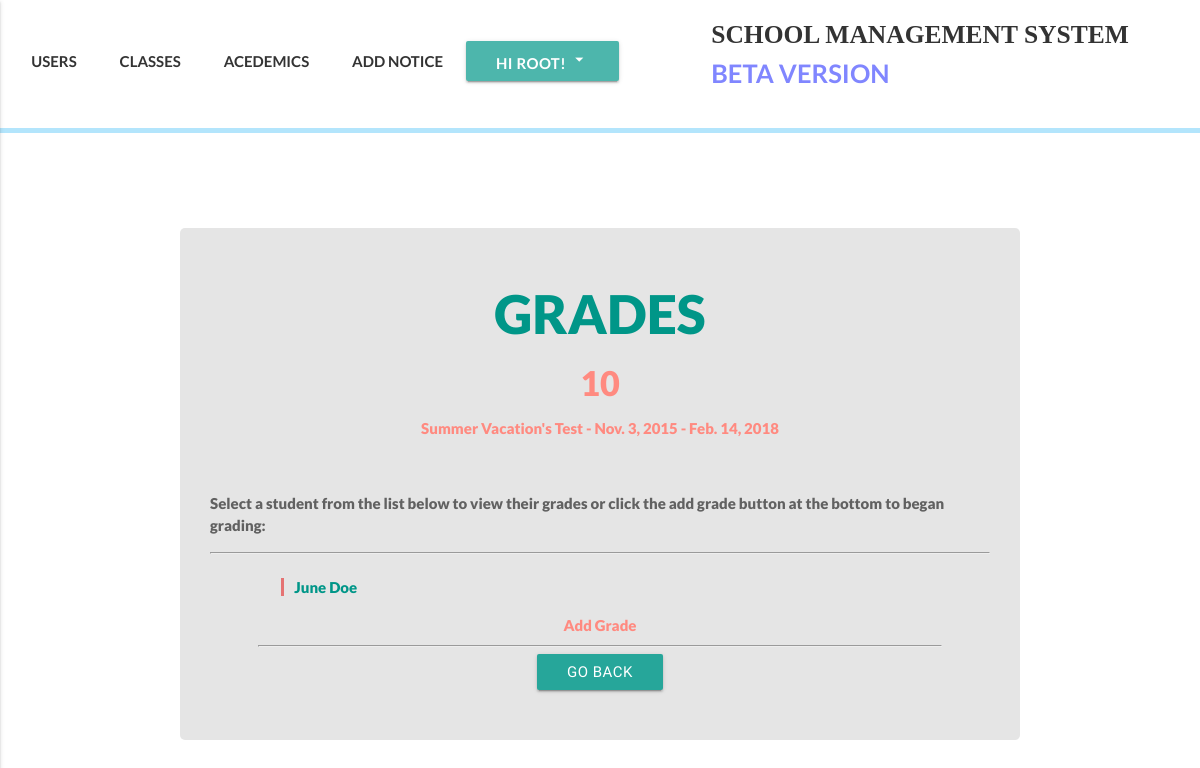
Page /academics/grades/1/semester/1 (signed in) on the earlier database version.
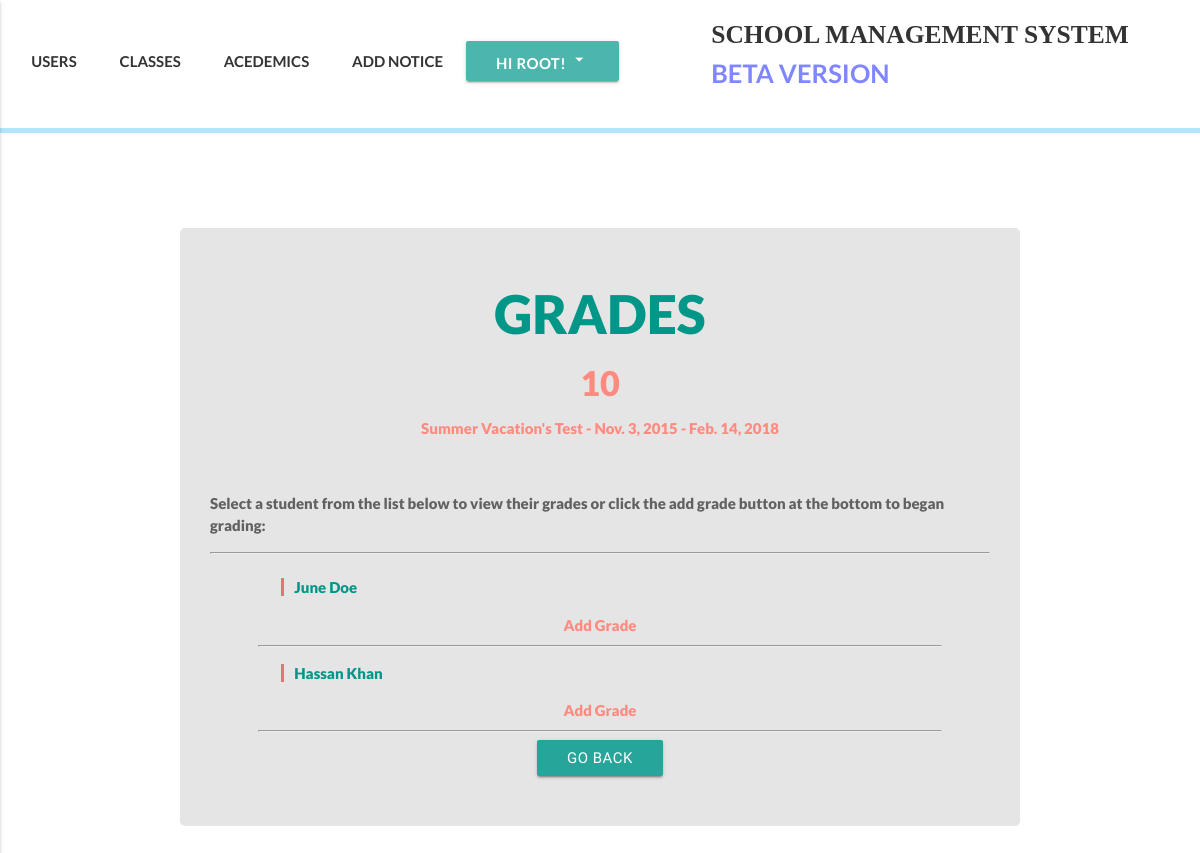
Same page on the later database version.
### accounts/models.py (models this page shows, shortened)
class User(AbstractBaseUser):
    email = models.EmailField(
        verbose_name='email address',
        max_length=255,
        unique=True,
    )
    date_of_birth = models.DateField(null=True)
    is_active = models.BooleanField(default=True)
    is_admin = models.BooleanField(default=False)
    is_teacher = models.BooleanField(default=False)
    is_student = models.BooleanField(default=False)
    bio = models.TextField(blank=True, help_text='write something about yourself...')
    phone_regex = RegexValidator(regex=r'^\+?1?\d{9,15}$', message="Phone number must be entered in the format: '+999999999'. Up to 15 digits allowed.")
    phone_number = models.CharField(validators=[phone_regex], max_length=17, blank=True, help_text="Phone number must be entered in the format: '+999999999'. Up to 15 digits allowed.") # validators should be a list
    first_name = models.CharField(max_length=225)
    last_name = models.CharField(max_length=225)
    address = models.CharField(max_length=225, blank=True)
    part_of = models.ForeignKey(Klasses, null=True, blank=True, related_name="partof", on_delete=models.SET_NULL)
    image = models.ImageField(upload_to="profile_pictures", blank=True)
    objects = MyUserManager()
    USERNAME_FIELD = 'email'
    REQUIRED_FIELDS = ['first_name', 'last_name', 'phone_number']
    def get_absolute_url(self):
        return reverse('user_detail', kwargs={'id':self.id})

### academics/views.py (the view)
# urls.py: url(r'^grades/(?P<semester_id>(\d+))/semester/(?P<klass_id>(\d+))$', grade_student_list_view, name='grade-klass-student-list'),
def grade_student_list_view(request, semester_id, klass_id):
    if request.user.is_authenticated and request.user.is_admin:
        klass = get_object_or_404(Klasses, id=klass_id)
        semester = get_object_or_404(Semester, id=semester_id)
        students = klass.partof.filter(is_student=True)
        template_name = "academics/grade/grade_student_list.html"
        context = {
            "klass":klass,
            "students":students,
            'semester':semester
        }
        return render(request, template_name, context)
    else:
        raise Http404

### academics/models.py (called while the page is built)
    def get_associate_klass_url(self):
        return reverse('grade-klass-list', kwargs={'id':self.id})

### templates/academics/grade/grade_student_list.html (shortened to what this page needs)
{% extends 'index.html' %}
{% block customcss %}
{% load static %}
<link rel="stylesheet" href="{% static 'css/userrs.css' %}">
<link rel="stylesheet" href="{% static 'css/academics/subjects/subject_list.css' %}">
{% endblock customcss %}
{% block content %}
  <div class="register-bg">
    <div class="classes-boi hoverable grey-text text-darken-2">
      {% if students %}
      <h2 class="my-heada ma-dato">GRADES</h2>
      <h4 class="my-grade-detail">{{klass.name}}</h4>
      <p class="my-grade-detail">{{semester.name}} - {{semester.period_start}} - {{semester.period_end}} </p> <br>
      <div class="my-text">
        <p>Select a student from the list below to view their grades or click the add grade button at the bottom to began grading:</p> <hr>
      </div>
      <div class="row">
      <div class="col xl16 l12 m12 s12">
        <div class="my-list">
          {% for sub in students %}
          {% if request.user.is_admin %}
          <p><a href="/academics/grades/{{semester.id}}/student/{{sub.id}}">{{sub.first_name}} {{sub.last_name}}</a> </p>
          {% elif request.user.is_teacher %}
          <p><a href="/academics/grade/{{semester.id}}/student/{{sub.id}}">{{sub.first_name}} {{sub.last_name}}</a> </p>
          {% endif %}
           <div class="center">
             {% if request.user.is_admin %}
             <a href="/academics/grades/{{semester.id}}/student/{{sub.id}}/create" class="my-grade-detail ma-something"> Add Grade</a>
             {% elif request.user.is_teacher %}
             <a href="/academics/grade/{{semester.id}}/student/{{sub.id}}/create" class="my-grade-detail ma-something"> Add Grade</a>
             {% endif %}
            <hr class="lina">
            </div>
          {% endfor %}
        </div>
        <div class="col offset-s3 s6">
          <a href="{{semester.get_associate_klass_url}}" class="btn waves-red boto">Go Back</a>
        </div>
      </div>
      </div>
      {% endif %}
  </div>
  </div>
{% endblock content %}

Differences in the rows shown:
added User: first_name "Hassan", last_name "Khan"
